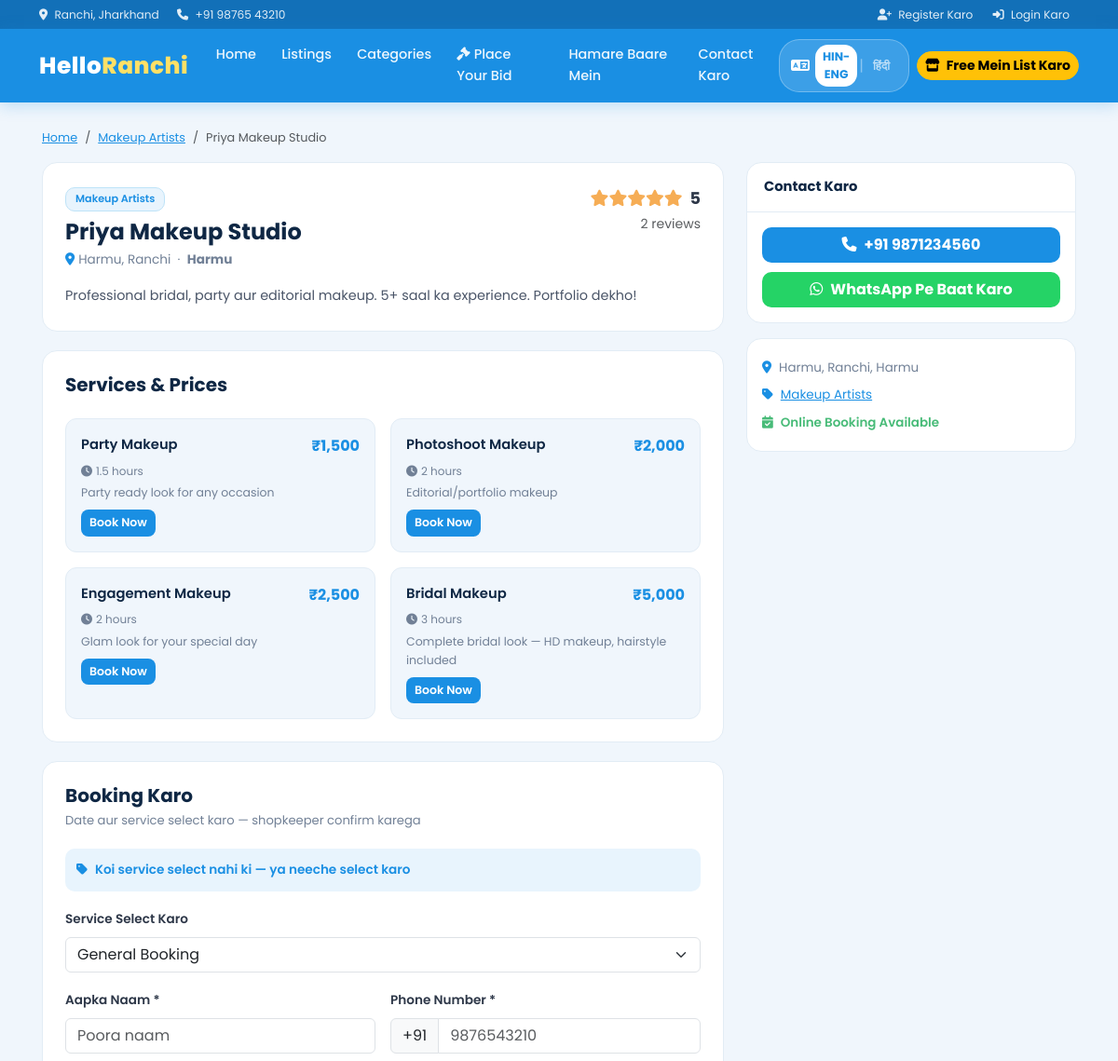
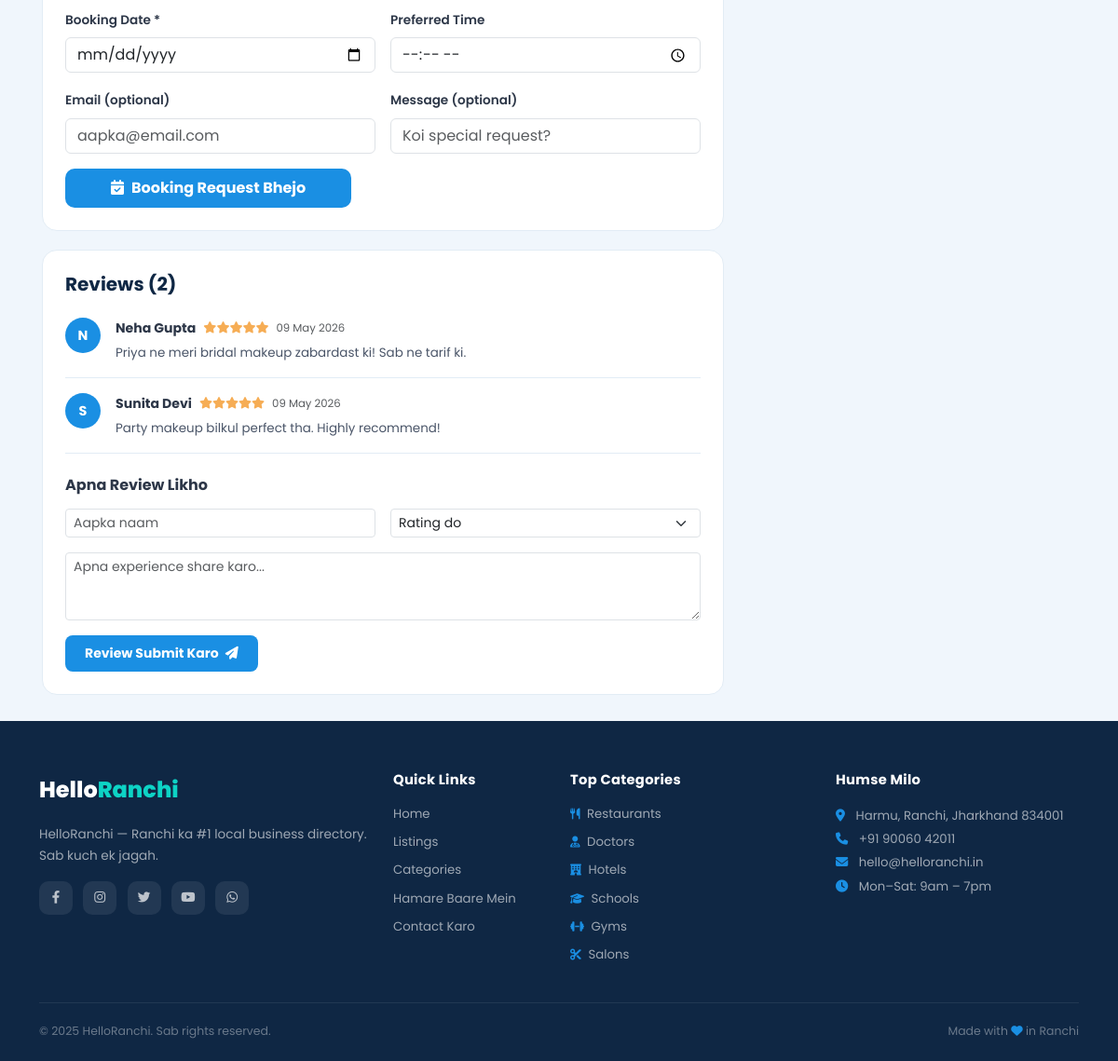
The app's page /details.php?id=3 with its own data (2 pictures, top to bottom).
### tables this page shows
CREATE TABLE `listings` (
  `id`            INT AUTO_INCREMENT PRIMARY KEY,
  `user_id`       INT DEFAULT NULL COMMENT 'shopkeeper who owns this',
  `title`         VARCHAR(200) NOT NULL,
  `description`   TEXT,
  `address`       VARCHAR(300) NOT NULL,
  `area`          VARCHAR(100),
  `phone`         VARCHAR(15),
  `whatsapp`      VARCHAR(15),
  `email`         VARCHAR(150),
  `website`       VARCHAR(255),
  `image`         VARCHAR(255) COMMENT 'main cover image',
  `category_id`   INT,
  `booking_enabled` TINYINT(1) DEFAULT 0,
  `status`        TINYINT(1) DEFAULT 0 COMMENT '0=Pending,1=Live',
  `created_at`    TIMESTAMP DEFAULT CURRENT_TIMESTAMP,
  FOREIGN KEY (`category_id`) REFERENCES `categories`(`id`) ON DELETE SET NULL,
  FOREIGN KEY (`user_id`) REFERENCES `users`(`id`) ON DELETE SET NULL
);

CREATE TABLE `categories` (
  `id`   INT AUTO_INCREMENT PRIMARY KEY,
  `name` VARCHAR(100) NOT NULL,
  `icon` VARCHAR(50) DEFAULT 'store'
);

CREATE TABLE `services` (
  `id`          INT AUTO_INCREMENT PRIMARY KEY,
  `listing_id`  INT NOT NULL,
  `name`        VARCHAR(150) NOT NULL,
  `description` TEXT,
  `price`       DECIMAL(10,2) DEFAULT 0.00,
  `duration`    VARCHAR(50) COMMENT 'e.g. 1 hour, 30 mins',
  `is_active`   TINYINT(1) DEFAULT 1,
  FOREIGN KEY (`listing_id`) REFERENCES `listings`(`id`) ON DELETE CASCADE
);

CREATE TABLE `reviews` (
  `id`         INT AUTO_INCREMENT PRIMARY KEY,
  `listing_id` INT NOT NULL,
  `user_id`    INT DEFAULT NULL,
  `user_name`  VARCHAR(100) NOT NULL,
  `rating`     TINYINT NOT NULL,
  `comment`    TEXT,
  `created_at` TIMESTAMP DEFAULT CURRENT_TIMESTAMP,
  FOREIGN KEY (`listing_id`) REFERENCES `listings`(`id`) ON DELETE CASCADE
);

### details.php (the view, shortened to what this page needs)
<?php
require_once './config/db.php';
require_once './includes/functions.php';
$id = (int)($_GET['id'] ?? 0);
$stmt = $pdo->prepare("SELECT l.*,c.name as cat_name FROM listings l LEFT JOIN categories c ON l.category_id=c.id WHERE l.id=? AND l.status=1");
$stmt->execute([$id]);
$listing = $stmt->fetch();
$ratingData = getAvgRating($pdo, $id);
$services = $pdo->prepare("SELECT * FROM services WHERE listing_id=? AND is_active=1 ORDER BY price");
$services->execute([$id]); $services = $services->fetchAll();
$reviews = $pdo->prepare("SELECT * FROM reviews WHERE listing_id=? ORDER BY created_at DESC");
$reviews->execute([$id]); $reviews = $reviews->fetchAll();
$bookingSuccess = false;
include './includes/header.php';
?>
<div class="container" style="padding:28px 15px;">
  <nav aria-label="breadcrumb" class="mb-3">
    <ol class="breadcrumb" style="font-size:0.8rem;">
      <li class="breadcrumb-item"><a href="index.php" style="color:var(--primary);">Home</a></li>
      <li class="breadcrumb-item"><a href="listings.php?cat=<?= $listing['category_id'] ?>" style="color:var(--primary);"><?= e($listing['cat_name']) ?></a></li>
      <li class="breadcrumb-item active"><?= e($listing['title']) ?></li>
    </ol>
  </nav>
  <div class="row g-4">
    <div class="col-lg-8">
      <div style="background:#fff;border-radius:16px;padding:24px;border:1.5px solid var(--border);margin-bottom:20px;">
        <div class="d-flex justify-content-between align-items-start flex-wrap gap-2 mb-3">
          <div>
            <span class="badge-cat mb-2 d-inline-block"><?= e($listing['cat_name']) ?></span>
            <h2 class="fw-bold mb-1" style="font-size:1.5rem;color:var(--dark);"><?= e($listing['title']) ?></h2>
            <p style="font-size:0.85rem;color:var(--muted);margin:0;">
              <i class="fas fa-map-marker-alt me-1" style="color:var(--primary);"></i><?= e($listing['address']) ?>
              <?php if($listing['area']): ?> &nbsp;·&nbsp; <strong><?= e($listing['area']) ?></strong><?php endif; ?>
            </p>
          </div>
          <div class="text-end">
            <div class="d-flex align-items-center gap-2 justify-content-end">
              <span class="rating-stars" style="font-size:1.1rem;"><?= renderStars($ratingData['avg']) ?></span>
              <span class="fw-bold" style="font-size:1.1rem;"><?= $ratingData['avg'] ?></span>
            </div>
            <small class="text-muted"><?= $ratingData['total'] ?> reviews</small>
          </div>
        </div>
        <?php if($listing['description']): ?>
        <p style="font-size:0.9rem;color:#4a5568;line-height:1.8;margin:0;"><?= nl2br(e($listing['description'])) ?></p>
        <?php endif; ?>
      </div>
      <?php if (!empty($services)): ?>
      <div style="background:#fff;border-radius:16px;padding:24px;border:1.5px solid var(--border);margin-bottom:20px;">
        <h5 class="fw-bold mb-4" style="color:var(--dark);">Services &amp; Prices</h5>
        <div class="row g-3">
          <?php foreach($services as $svc): ?>
          <div class="col-md-6">
            <div style="background:var(--bg);border-radius:12px;padding:16px;border:1.5px solid var(--border);height:100%;">
              <div class="d-flex justify-content-between align-items-start mb-1">
                <div class="fw-semibold" style="font-size:0.92rem;color:var(--dark);"><?= e($svc['name']) ?></div>
                <div class="fw-bold" style="color:var(--primary);font-size:1rem;white-space:nowrap;">₹<?= number_format($svc['price']) ?></div>
              </div>
              <?php if($svc['duration']): ?>
              <div style="font-size:0.75rem;color:var(--muted);margin-bottom:4px;"><i class="fas fa-clock me-1"></i><?= e($svc['duration']) ?></div>
              <?php endif; ?>
              <?php if($svc['description']): ?>
              <div style="font-size:0.78rem;color:#718096;"><?= e($svc['description']) ?></div>
              <?php endif; ?>
              <?php if($listing['booking_enabled']): ?>
              <a href="#booking-form" onclick="document.getElementById('service_id').value='<?= $svc['id'] ?>';document.getElementById('selected-service').textContent='<?= e($svc['name']) ?> — ₹<?= number_format($svc['price']) ?>';"
                 class="btn btn-sm mt-2 text-white fw-semibold" style="background:var(--primary);border-radius:8px;font-size:0.78rem;">
                Book Now
              </a>
              <?php endif; ?>
            </div>
          </div>
          <?php endforeach; ?>
        </div>
      </div>
      <?php endif; ?>
      <?php if ($listing['booking_enabled']): ?>
      <div id="booking-form" style="background:#fff;border-radius:16px;padding:24px;border:1.5px solid var(--border);margin-bottom:20px;">
        <h5 class="fw-bold mb-1" style="color:var(--dark);">Booking Karo</h5>
        <p style="font-size:0.82rem;color:var(--muted);margin-bottom:20px;">Date aur service select karo — shopkeeper confirm karega</p>
        <?php if ($bookingSuccess): ?>
          <div style="background:#e6f9f5;border:1px solid #0dd3c5;border-radius:12px;padding:20px;text-align:center;">
            <div style="font-size:2rem;margin-bottom:8px;">🎉</div>
            <h6 class="fw-bold" style="color:#0a7a72;">Booking Request Bhej Di Gayi!</h6>
            <p style="font-size:0.85rem;color:#0a7a72;margin:0;">Shopkeeper jald hi aapko contact karega. WhatsApp pe bhi message kar sakte ho.</p>
            <?php if(!empty($listing['whatsapp'])): ?>
            <a href="https://wa.me/91<?= e($listing['whatsapp']) ?>?text=<?= $waMsg ?? '' ?>" target="_blank"
               class="btn btn-sm mt-3 text-white fw-semibold" style="background:#25d366;border-radius:20px;">
              <i class="fab fa-whatsapp me-1"></i> WhatsApp Pe Confirm Karo
            </a>
            <?php endif; ?>
          </div>
        <?php else: ?>
          <form method="POST">
            <div class="row g-3">
              <div class="col-12">
                <div style="background:var(--primary-light);border-radius:10px;padding:12px;font-size:0.85rem;color:var(--primary);font-weight:600;" id="selected-service">
                  <i class="fas fa-tag me-2"></i>Koi service select nahi ki — ya neeche select karo
                </div>
              </div>
              <?php if(!empty($services)): ?>
              <div class="col-12">
                <label class="form-label fw-semibold" style="font-size:0.85rem;">Service Select Karo</label>
                <select name="service_id" id="service_id" class="form-select" onchange="updateService(this)">
                  <option value="">General Booking</option>
                </select>
              </div>
              <?php endif; ?>
              <div class="col-md-6">
                <label class="form-label fw-semibold" style="font-size:0.85rem;">Aapka Naam *</label>
                <input type="text" name="cname" class="form-control" value="<?= e($_SESSION['user_name'] ?? '') ?>" placeholder="Poora naam" required>
              </div>
              <div class="col-md-6">
                <label class="form-label fw-semibold" style="font-size:0.85rem;">Phone Number *</label>
                <div class="input-group">
                  <span class="input-group-text">+91</span>
                  <input type="tel" name="cphone" class="form-control" placeholder="9876543210" maxlength="10" required>
                </div>
              </div>
              <div class="col-md-6">
                <label class="form-label fw-semibold" style="font-size:0.85rem;">Booking Date *</label>
                <input type="date" name="booking_date" class="form-control" min="<?= date('Y-m-d') ?>" required>
              </div>
              <div class="col-md-6">
                <label class="form-label fw-semibold" style="font-size:0.85rem;">Preferred Time</label>
                <input type="time" name="booking_time" class="form-control">
              </div>
              <div class="col-md-6">
                <label class="form-label fw-semibold" style="font-size:0.85rem;">Email (optional)</label>
                <input type="email" name="cemail" class="form-control" placeholder="aapka@email.com">
              </div>
              <div class="col-md-6">
                <label class="form-label fw-semibold" style="font-size:0.85rem;">Message (optional)</label>
                <input type="text" name="bmsg" class="form-control" placeholder="Koi special request?">
              </div>
              <div class="col-12">
                <button type="submit" name="submit_booking" class="btn fw-bold text-white px-5 py-2" style="background:var(--primary);border-radius:10px;">
                  <i class="fas fa-calendar-check me-2"></i>Booking Request Bhejo
                </button>
              </div>
            </div>
          </form>
        <?php endif; ?>
      </div>
      <?php endif; ?>
      <div style="background:#fff;border-radius:16px;padding:24px;border:1.5px solid var(--border);">
        <h5 class="fw-bold mb-4" style="color:var(--dark);">Reviews (<?= count($reviews) ?>)</h5>
        <?php if(empty($reviews)): ?>
          <p class="text-muted" style="font-size:0.88rem;">Abhi koi review nahi. Pehle review likhne wale bano!</p>
        <?php else: ?>
          <?php foreach($reviews as $rev): ?>
          <div class="d-flex gap-3 mb-3 pb-3" style="border-bottom:1px solid var(--border);">
            <div style="width:38px;height:38px;border-radius:50%;background:var(--primary);display:flex;align-items:center;justify-content:center;color:#fff;font-weight:700;flex-shrink:0;font-size:0.9rem;">
              <?= strtoupper(mb_substr($rev['user_name'],0,1)) ?>
            </div>
            <div>
              <div class="d-flex align-items-center gap-2 flex-wrap">
                <strong style="font-size:0.88rem;"><?= e($rev['user_name']) ?></strong>
                <span class="rating-stars" style="font-size:0.78rem;"><?= renderStars($rev['rating']) ?></span>
                <span class="text-muted" style="font-size:0.73rem;"><?= date('d M Y', strtotime($rev['created_at'])) ?></span>
              </div>
              <p style="font-size:0.84rem;color:#4a5568;margin:4px 0 0;"><?= e($rev['comment']) ?></p>
            </div>
          </div>
          <?php endforeach; ?>
        <?php endif; ?>
        <h6 class="fw-bold mt-4 mb-3">Apna Review Likho</h6>
        <form method="POST">
          <div class="row g-3">
            <div class="col-md-6">
              <input type="text" name="reviewer_name" class="form-control form-control-sm" placeholder="Aapka naam" value="<?= e($_SESSION['user_name'] ?? '') ?>" required>
            </div>
            <div class="col-md-6">
              <select name="rating" class="form-select form-select-sm" required>
                <option value="">Rating do</option>
              </select>
            </div>
            <div class="col-12">
              <textarea name="comment" class="form-control form-control-sm" rows="3" placeholder="Apna experience share karo..." required></textarea>
            </div>
            <div class="col-12">
              <button type="submit" name="submit_review" class="btn btn-sm fw-bold text-white" style="background:var(--primary);border-radius:8px;padding:8px 20px;">
                Review Submit Karo <i class="fas fa-paper-plane ms-1"></i>
              </button>
            </div>
          </div>
        </form>
      </div>
    </div>
    <div class="col-lg-4">
      <div style="background:#fff;border-radius:16px;border:1.5px solid var(--border);overflow:hidden;margin-bottom:16px;">
        <div style="padding:14px 18px;border-bottom:1.5px solid var(--border);font-weight:700;color:var(--dark);font-size:0.92rem;">Contact Karo</div>
        <div style="padding:16px;display:grid;gap:10px;">
          <?php if(!empty($listing['phone'])): ?>
          <a href="tel:+91<?= e($listing['phone']) ?>" class="btn fw-bold text-white" style="background:var(--primary);border-radius:10px;">
            <i class="fas fa-phone me-2"></i>+91 <?= e($listing['phone']) ?>
          </a>
          <?php endif; ?>
          <?php if(!empty($listing['whatsapp'])): ?>
          <a href="https://wa.me/91<?= e($listing['whatsapp']) ?>?text=<?= urlencode('Namaste! Maine aapko HelloRanchi pe dekha. Kya aap available hain?') ?>"
             target="_blank" class="btn fw-bold text-white" style="background:#25d366;border-radius:10px;">
            <i class="fab fa-whatsapp me-2"></i>WhatsApp Pe Baat Karo
          </a>
          <?php endif; ?>
        </div>
      </div>
      <div style="background:#fff;border-radius:16px;border:1.5px solid var(--border);padding:16px;margin-bottom:16px;font-size:0.84rem;color:var(--muted);line-height:2.2;">
        <div><i class="fas fa-map-marker-alt me-2" style="color:var(--primary);"></i><?= e($listing['address']) ?><?= $listing['area'] ? ', '.e($listing['area']) : '' ?></div>
        <div><i class="fas fa-tag me-2" style="color:var(--primary);"></i><a href="listings.php?cat=<?= $listing['category_id'] ?>" style="color:var(--primary);"><?= e($listing['cat_name']) ?></a></div>
        <?php if($listing['booking_enabled']): ?>
        <div><i class="fas fa-calendar-check me-2" style="color:#48bb78;"></i><span style="color:#48bb78;font-weight:600;">Online Booking Available</span></div>
        <?php endif; ?>
      </div>
    </div>
  </div>
</div>
<?php include './includes/footer.php'; ?>

### includes/functions.php (shortened to what this page needs)
<?php
function e(string $str): string {
    return htmlspecialchars($str, ENT_QUOTES, 'UTF-8');
}
function renderStars(float $rating): string {
    $html = '';
    for ($i = 1; $i <= 5; $i++) {
        if ($rating >= $i)       $html .= '<i class="fas fa-star"></i>';
        elseif ($rating >= $i - 0.5) $html .= '<i class="fas fa-star-half-alt"></i>';
        else                     $html .= '<i class="far fa-star"></i>';
    }
    return $html;
}
function getAvgRating(PDO $pdo, int $listingId): array {
    $stmt = $pdo->prepare("SELECT AVG(rating) as avg, COUNT(*) as total FROM reviews WHERE listing_id = ?");
    $stmt->execute([$listingId]);
    $row = $stmt->fetch();
    return [
        'avg'   => round((float)($row['avg'] ?? 0), 1),
        'total' => (int)($row['total'] ?? 0),
    ];
}

### assets/css/style.css (style rules this page uses)
:root { --primary: #1a8fe3; --primary-dark: #1270b8; --primary-light:#e8f4fd; --accent: #0dd3c5; --dark: #0f2744; --text: #2d3748; --muted: #718096; --border: #e2ecf5; --bg: #f0f6fc; --white: #ffffff; --shadow-sm: 0 2px 8px rgba(26,143,227,0.08); --shadow-md: 0 6px 24px rgba(26,143,227,0.13); --radius: 12px; --radius-lg: 18px; }
* { box-sizing: border-box; margin: 0; padding: 0; }
body { font-family: 'Poppins', 'Segoe UI', sans-serif; background: var(--bg); color: var(--text); line-height: 1.6; }
.badge-cat { background: var(--primary-light); color: var(--primary); font-size: 0.7rem; padding: 3px 10px; border-radius: 10px; font-weight: 600; border: 1px solid #bee3f8; display: inline-block; }
.rating-stars { color: #f6ad55; font-size: 0.78rem; }

### records on screen
listings: category.name "Makeup Artists", title "Priya Makeup Studio", address "Harmu, Ranchi", area "Harmu", description "Professional bridal, party aur editorial makeup. 5+ saal ka experience. Portfolio dekho!", phone "9871234560"
services: name "Party Makeup", price "1,500", duration "1.5 hours", description "Party ready look for any occasion"
services: name "Photoshoot Makeup", price "2,000", duration "2 hours", description "Editorial/portfolio makeup"
services: name "Engagement Makeup", price "2,500", duration "2 hours", description "Glam look for your special day"
services: name "Bridal Makeup", price "5,000", duration "3 hours", description "Complete bridal look — HD makeup, hairstyle included"
reviews: user_name "N", user_name "Neha Gupta", created_at "09 May 2026", comment "Priya ne meri bridal makeup zabardast ki! Sab ne tarif ki."
reviews: user_name "S", user_name "Sunita Devi", created_at "09 May 2026", comment "Party makeup bilkul perfect tha. Highly recommend!"

### other values on screen
$ratingData['avg'] "5"
$ratingData['total'] "2"
count($reviews) "2"
